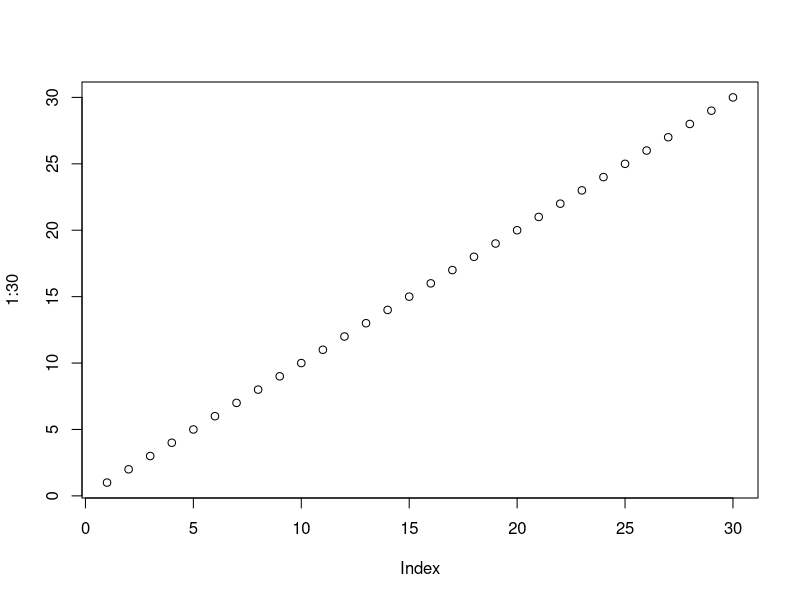
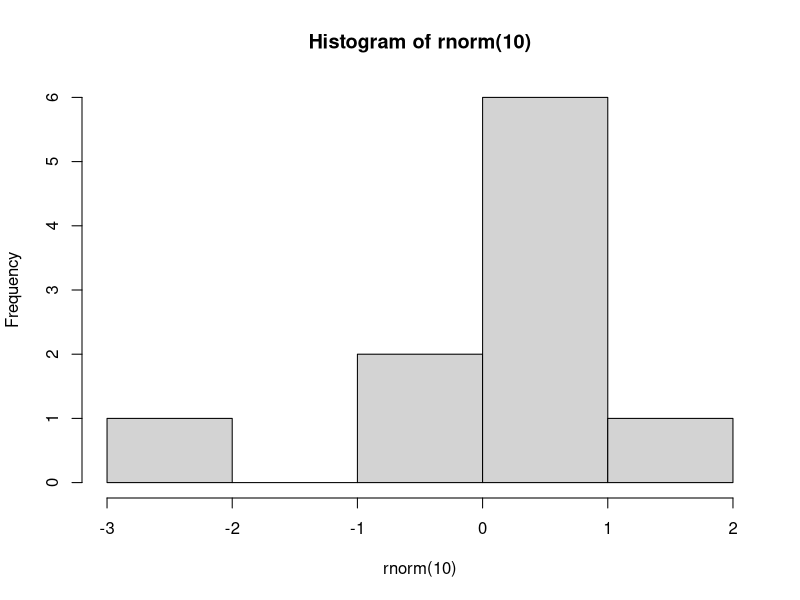
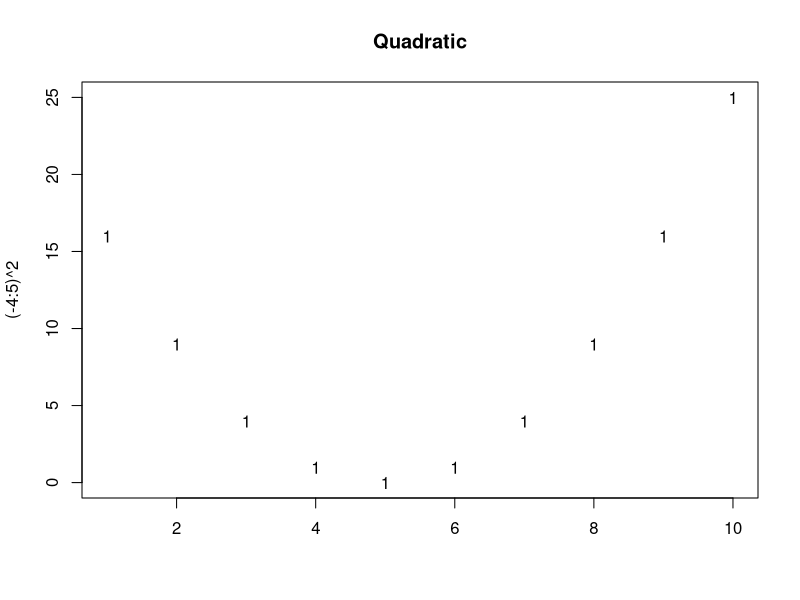
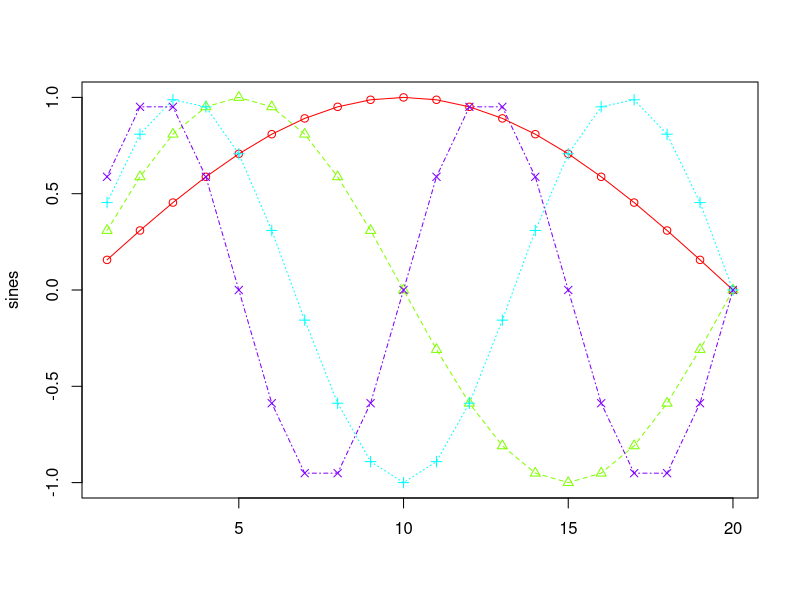
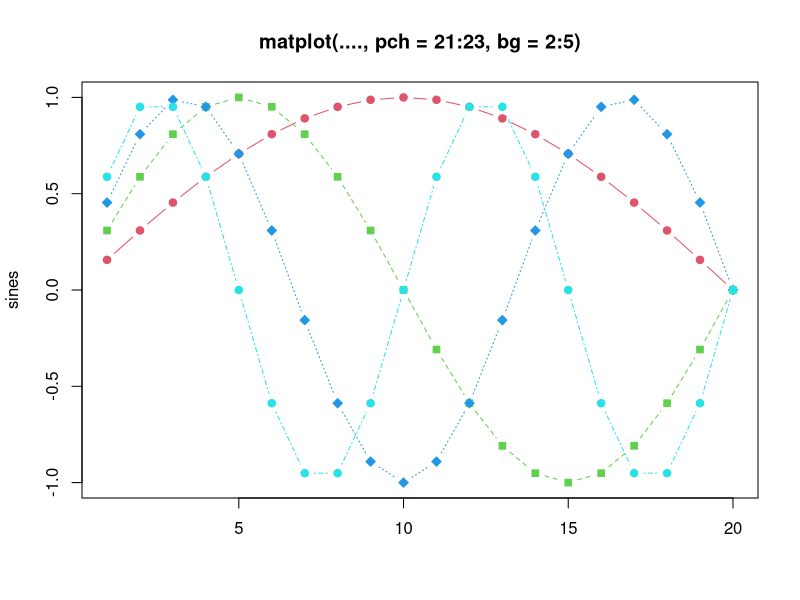
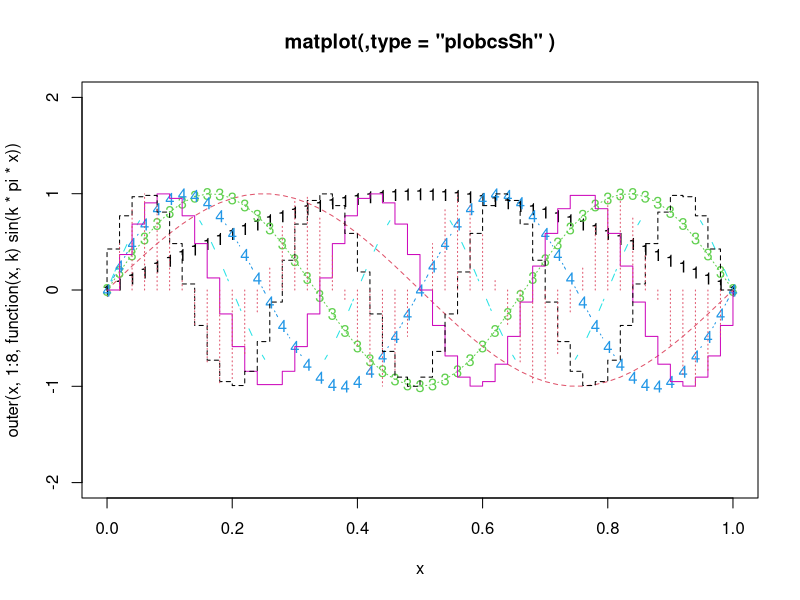
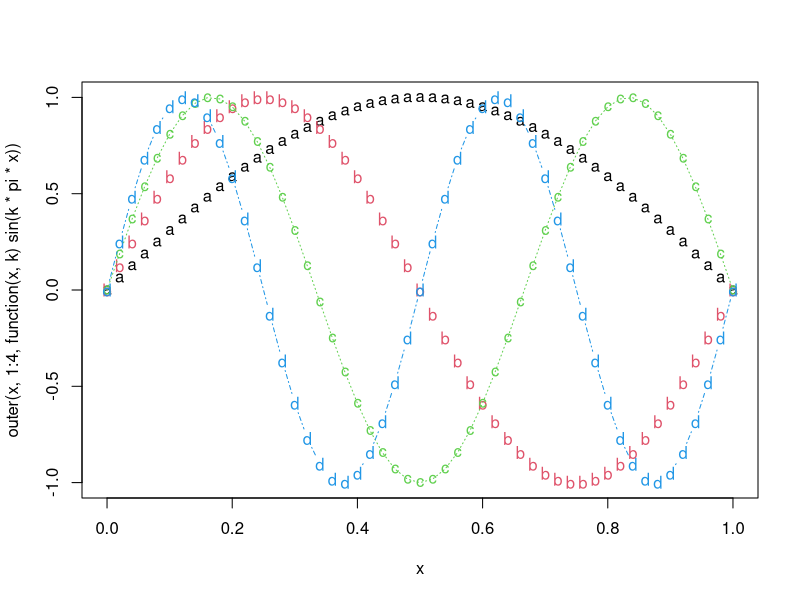
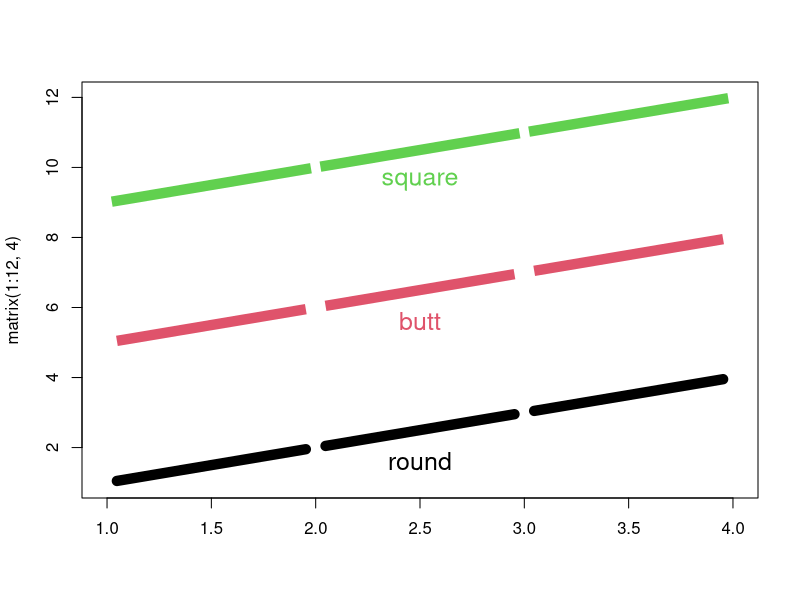

Source code (R) for these figures, in order:
# Nome dos Contributors
contributors()

# Licença
license()

# Informações sobre a sessão
sessionInfo()

# Imprimir na tela
print('R - Uma das principais ferramentas do Cientista de Dados')

# Criar gráficos
plot(1:30)
hist(rnorm(10))

# Instalar pacotes
install.packages('randomForest')
install.packages('ggplot2')

# Carregar o pacote
library(ggplot2)

# Descarregar o pacote
detach(package:ggplot2)

# Se souber o nome da função
help(mean)
?mean

# Se não souber o nome da função
help.search('randomForest')
help.search('matplot')
??matplot
RSiteSearch('matplot')
example('matplot')